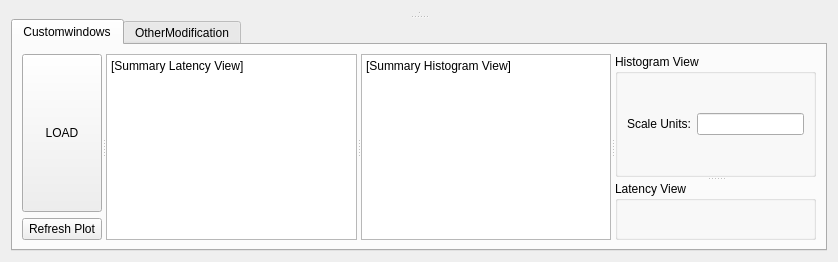
       <widget class="QWidget" name="tab">
        <attribute name="title">
         <string>LatecnyView</string>
        </attribute>
        <layout class="QHBoxLayout" name="horizontalLayout_5">
         <item>
          <widget class="QSplitter" name="splitter_6">
           <property name="orientation">
            <enum>Qt::Vertical</enum>
           </property>
           <widget class="QSplitter" name="splitter_5">
            <property name="orientation">
             <enum>Qt::Horizontal</enum>
            </property>
            <widget class="QWidget" name="latencyViewWidget" native="true"/>
            <widget class="QWidget" name="HistogramViewWidget" native="true"/>
           </widget>
           <widget class="QSplitter" name="splitter_3">
            <property name="orientation">
             <enum>Qt::Vertical</enum>
            </property>
            <widget class="QTabWidget" name="tab_other_modification">
             <property name="maximumSize">
              <size>
               <width>16777215</width>
               <height>400</height>
              </size>
             </property>
             <property name="currentIndex">
              <number>0</number>
             </property>
             <widget class="QWidget" name="tab_4">
              <attribute name="title">
               <string>Customwindows</string>
              </attribute>
              <layout class="QHBoxLayout" name="horizontalLayout_3">
               <item>
                <widget class="QSplitter" name="splitter_18">
                 <property name="orientation">
                  <enum>Qt::Horizontal</enum>
                 </property>
                 <widget class="QSplitter" name="splitter_16">
                  <property name="orientation">
                   <enum>Qt::Horizontal</enum>
                  </property>
                  <widget class="QWidget" name="layoutWidget">
                   <layout class="QVBoxLayout" name="verticalLayout_2">
                    <item>
                     <widget class="QPushButton" name="btn_load_latency_view">
                      <property name="sizePolicy">
                       <sizepolicy hsizetype="MinimumExpanding" vsizetype="MinimumExpanding">
                        <horstretch>0</horstretch>
                        <verstretch>0</verstretch>
                       </sizepolicy>
                      </property>
                      <property name="maximumSize">
                       <size>
                        <width>100</width>
                        <height>16777215</height>
                       </size>
                      </property>
                      <property name="text">
                       <string>LOAD</string>
                      </property>
                     </widget>
                    </item>
                    <item>
                     <widget class="QPushButton" name="btn_refresh_2">
                      <property name="text">
                       <string>Refresh Plot</string>
                      </property>
                     </widget>
                    </item>
                   </layout>
                  </widget>
                  <widget class="QSplitter" name="splitter_10">
                   <property name="orientation">
                    <enum>Qt::Horizontal</enum>
                   </property>
                   <widget class="QPlainTextEdit" name="summary_latency">
                    <property name="plainText">
                     <string>[Summary Latency View]</string>
                    </property>
                   </widget>
                   <widget class="QPlainTextEdit" name="summary_histogram">
                    <property name="plainText">
                     <string>[Summary Histogram View]</string>
                    </property>
                   </widget>
                  </widget>
                 </widget>
                 <widget class="QSplitter" name="splitter_17">
                  <property name="orientation">
                   <enum>Qt::Vertical</enum>
                  </property>
                  <widget class="QGroupBox" name="groupBox_7">
                   <property name="title">
                    <string>Histogram View</string>
                   </property>
                   <layout class="QGridLayout" name="gridLayout_9">
                    <item row="0" column="0">
                     <widget class="QLabel" name="label">
                      <property name="maximumSize">
                       <size>
                        <width>16777215</width>
                        <height>16777215</height>
                       </size>
                      </property>
                      <property name="text">
                       <string>Scale Units:</string>
                      </property>
                     </widget>
                    </item>
                    <item row="0" column="1">
                     <widget class="QLineEdit" name="edt_histogram_scale">
                      <property name="maximumSize">
                       <size>
                        <width>16777215</width>
                        <height>16777215</height>
                       </size>
                      </property>
                     </widget>
                    </item>
                   </layout>
                  </widget>
                  <widget class="QGroupBox" name="groupBox_8">
                   <property name="title">
                    <string>Latency View</string>
                   </property>
                  </widget>
                 </widget>
                </widget>
               </item>
              </layout>
             </widget>
             <widget class="QWidget" name="tab_5">
              <attribute name="title">
               <string>OtherModification</string>
              </attribute>
             </widget>
            </widget>
           </widget>
          </widget>
         </item>
        </layout>
       </widget>
